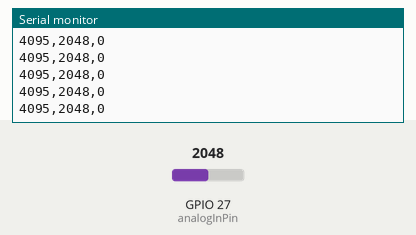
A sketch run on a simulated ESP32. Shown: the last lines printed to the serial monitor. The test bench sets the inputs (shaded band); at power-on: GPIO 27 (analogInPin) = 2048 (analog values on the 0–4095 scale).

Above: at 1.2 s.
1.3 s: GPIO 27 (analogInPin) set to 2866
At 2.4 s:
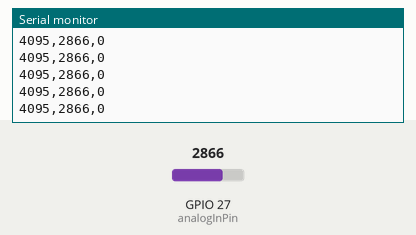
2.8 s: GPIO 27 (analogInPin) set to 3603
At 3.9 s:
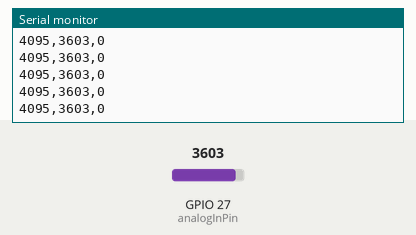
Timing chart, 0 to 5.8 s (numbered marks = the images above; inputs shaded):
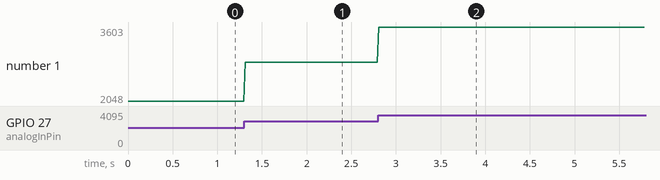

Measured:
- after the input at 1.3 s, the serial monitor: prints a new line at once (image 1)
- after the input at 2.8 s, the serial monitor: prints a new line at once (image 2)
- plotted number 1: 2048 → 2866 after the input at 1.3 s, 2866 → 3603 after the input at 2.8 s

The sketch:

osc_pico2w.ino
```cpp
// Definimos el pin ADC 0 de la Raspberry Pi Pico (GP26)
const int analogInPin = 27; // También puedes usar A0 si tienes el core de Philhower instalado

void setup() {
  // Iniciamos la comunicación serial para el Serial Plotter
  Serial.begin(115200);

  // (Opcional) Configuramos la resolución del ADC a 12 bits (0 a 4095)
  // que es la capacidad nativa del hardware de la Raspberry Pi Pico
  analogReadResolution(12);
}

void loop() {
  // Leemos el valor que llega desde el DAC del ESP32
  int sensorValue = analogRead(analogInPin);

  // Enviamos el dato al Serial Plotter
  Serial.print("4095,");
  Serial.print(sensorValue);
  Serial.println(",0");

  // Retardo de 10ms para estabilizar la gráfica
  delay(20);
}
```
